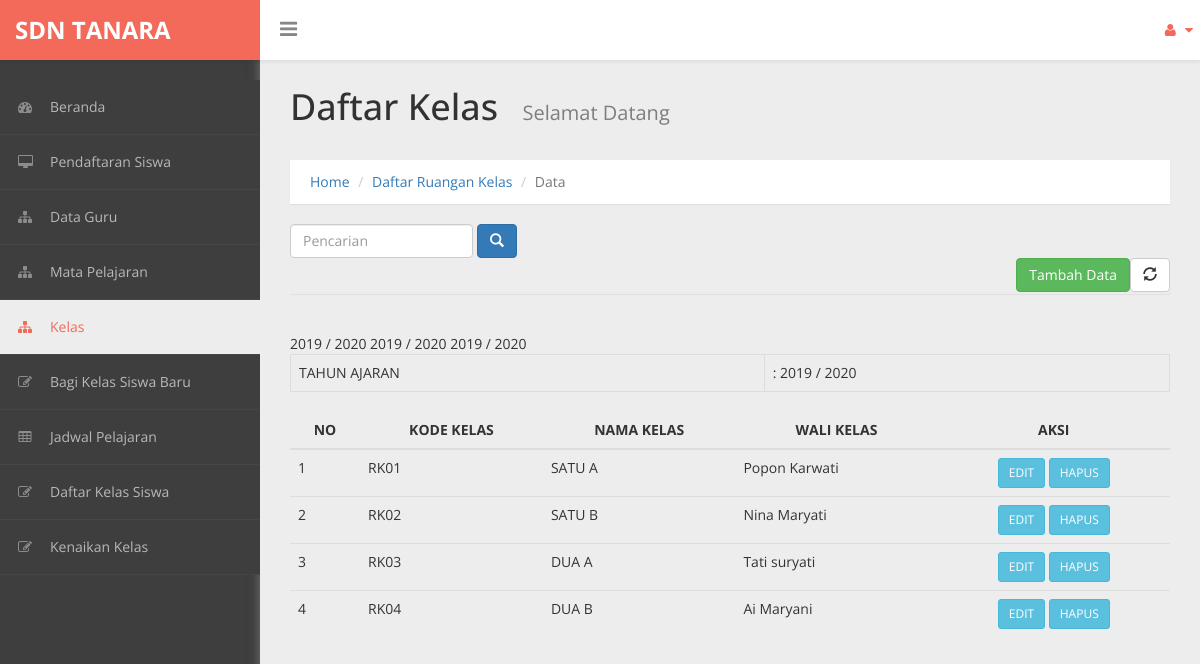
The page /admin/daftar_ruang.php on the database its author committed.
### tables this page shows
CREATE TABLE `ruang` (
  `kd_ruang` varchar(6) NOT NULL,
  `nama_ruang` varchar(20) NOT NULL,
  `nip` varchar(32) NOT NULL,
  `thnajar` varchar(20) NOT NULL
);

CREATE TABLE `guru` (
  `nip` varchar(32) NOT NULL,
  `nama_guru` varchar(30) NOT NULL,
  `tempatlhr` varchar(20) NOT NULL,
  `tgllahir` date NOT NULL,
  `alamat` text NOT NULL,
  `gender` enum('LAKI-LAKI','PEREMPUAN') NOT NULL,
  `agama` enum('ISLAM','KRISTEN','BUDHA','HINDU','KHONG HU CHU') NOT NULL,
  `nope` varchar(13) NOT NULL,
  `mapel` varchar(30) NOT NULL
);

### admin/daftar_ruang.php (the view, shortened to what this page needs)
<!DOCTYPE html>
<html xmlns="http://www.w3.org/1999/xhtml">
<head>
    <link href="../assets/css/bootstrap.css" rel="stylesheet" />
    <link href="../assets/css/font-awesome.css" rel="stylesheet" />
    <link href="../assets/css/custom-styles.css" rel="stylesheet" />
</head>
<body>
    <div id="wrapper">
        <nav class="navbar navbar-default top-navbar" role="navigation">
            <div class="navbar-header">
                <a class="navbar-brand" href="index.php"><strong>SDN TANARA</strong></a>
				<div id="sideNav" href="">
		          <i class="fa fa-bars icon"></i>
		      </div>
            </div>
            <ul class="nav navbar-top-links navbar-right">
                <li class="dropdown">
                    <a class="dropdown-toggle" data-toggle="dropdown" href="#" aria-expanded="false">
                        <i class="fa fa-user fa-fw"></i> <i class="fa fa-caret-down"></i>
                    </a>
                </li>
            </ul>
        </nav>
        <nav class="navbar-default navbar-side" role="navigation">
            <div class="sidebar-collapse">
                <ul class="nav" id="main-menu">
                    <li>
                        <a href="index.php"><i class="fa fa-dashboard"></i>Beranda</a>
                    </li>
                    <li>
                        <a href="daftar_pend.php"><i class="fa fa-desktop"></i>Pendaftaran Siswa</a>
                    </li>
                    <li>
                        <a href="daftar_guru.php"><i class="fa fa-sitemap"></i>Data Guru</a>
                    </li>
                    <li>
                        <a href="daftar_mapel.php"><i class="fa fa-sitemap"></i>Mata Pelajaran</a>
                    </li>
                     <li>
                        <a href="daftar_ruang.php" class="active-menu"><i class="fa fa-sitemap"></i>Kelas</a>
                    </li>
                    <li>
                        <a href="daftar_walikelas.php"><i class="fa fa-edit"></i>Bagi Kelas Siswa Baru</a>
                    </li>
                    <li>
                        <a href="daftar_jadwal.php"><i class="fa fa-table"></i>Jadwal Pelajaran</a>
                    </li>
                    <li>
                        <a href="daftar_siswa.php"><i class="fa fa-edit"></i>Daftar Kelas Siswa</a>
                    </li>
                    <li>
                        <a href="daftar_kenaikan.php"><i class="fa fa-edit"></i>Kenaikan Kelas</a>
                    </li>
                </ul>
            </div>
        </nav>
        <div id="page-wrapper">
		  <div class="header">
                        <h1 class="page-header">
                           Daftar Kelas <small>Selamat Datang</small>
                        </h1>
						<ol class="breadcrumb">
					  <li><a href="index.php">Home</a></li>
					  <li><a href="#">Daftar Ruangan Kelas</a></li>
					  <li class="active">Data</li>
					</ol>
            <div class="panel-tools">
                <form class="form-inline" action="" method="post">
                    <div class="form-group">
                        <input type="text" name="pencarian" class="form-control" placeholder="Pencarian">
                    </div>
                    <div class="form-group">
                        <button type="submit" class="btn btn-primary"><span class="glyphicon glyphicon-search " aria-hidden="true"></span></button>
                    </div>
                </form>
                <a href="" class="btn btn-default pull-right"><i class="glyphicon glyphicon-refresh"></i></a>
                <a class="btn btn-success pull-right" href="ruang.php">Tambah Data</a>
            </div>
        </div>
            <div id="page-inner">
    			<div class="row">
    			  <div class="col-md-12">
    			<div class="panel panel-default">
				</div>
			</div>
				</div>
    <div class="box box-success">
        <form action="aksi_ruang.php" method="POST" class="form-horizontal">
            <div class="box-header with-border">
                 <table class="table table-bordered"><br>
                <tr>
                    <td>TAHUN AJARAN </td>
                    <td> :
                        <?php
                        include '../koneksi.php';
                            $data = mysqli_query($koneksi, "SELECT * FROM ruang");
                            while($d = mysqli_fetch_array($data)) {
                        ?>
                       <?php echo $d['thnajar']?>
                    </td>
                </tr>
                <?php } ?>
            </table>
               <table class="table" id="datatables"><thead>
                <tr>
                        <th><center>NO</center></th>
                        <th><center>KODE KELAS</center></th>
                        <th><center>NAMA KELAS</center></th>
                        <th><center>WALI KELAS</center></th>
                        <th><center>AKSI</center></th>
                </tr></thead>
            <tbody>
                    <?php
                    include '../koneksi.php';
                    $data=mysqli_query($koneksi,"SELECT * from ruang
                        INNER JOIN guru ON ruang.nip = guru.nip
                        ");
                    $i=0;
                    while($d=mysqli_fetch_array($data)){
                        $i++;
                    ?>
                    <tr>
                        <td><?php echo $i?></td>
                        <td><?php echo $d['kd_ruang']?></td>
                        <td><?php echo $d['nama_ruang']?></td>
                        <td><?php echo $d['nama_guru']?></td>
                        <td align="center">
                            <a class="btn btn-info btn-sm" href="tampil_ruang.php?kd_ruang=<?php echo $d['kd_ruang'];?>">EDIT</a>
                            <a name="hapus" href="ruang/hapus_ruang.php?kd_ruang=<?php echo $d['kd_ruang'];?>" onclick="return confirm('Yakin akan menghapus data?')" class="btn btn-info btn-sm">HAPUS</a>
                        </td>
                    </tr>
<?php } ?>
            </tbody>
               </table>
            </div>
         </form>
    </div>
  </div>
				</div>
            </div>
</body>
</html>

### assets/css/custom-styles.css (style rules this page uses)
body { font-family: 'Open Sans', sans-serif; background: #3E3E3E; }
#wrapper { width: 100%; }
#page-wrapper { padding: 15px 15px; min-height: 600px; background: #EDEDED; }
#page-inner { width:100%; margin:10px 20px 10px 0px; background-color:transparent; padding: 15px 30px; min-height:1200px; }
h1, .h1, h2, .h2, h3, .h3 { margin-top: 7px; margin-bottom: -5px; }
.navbar-side { z-index: 0; }
.panel { border-radius:0px; }
.navbar-side .nav > li > a > i { color: #8C8C8C;padding: 8px;width: 30px;text-align: center; }
.top-navbar { position: fixed; width: 100%; z-index: 300; -webkit-box-shadow: 0 3px 3px rgba(0, 0, 0, 0.05); -moz-box-shadow: 0 3px 3px rgba(0, 0, 0, 0.05); box-shadow: 0 3px 3px rgba(0, 0, 0, 0.05); }
.navbar-side { z-index: 1; position: fixed; width: 260px; top: 80px; }
#page-wrapper { position: relative; top: 55px; box-shadow: 0 0 10px #757575; -moz-box-shadow: 0 0 10px #757575; -webkit-box-shadow: 0 0 10px #757575; }
.breadcrumb { padding: 12px 10px 12px 20px; margin-bottom: 20px; list-style: none; border-radius: 0; -webkit-box-shadow: 0 1px 1px rgba(0,0,0,.05); box-shadow: 0 1px 1px rgba(0,0,0,.05);background: #fff; }
.page-header { margin: 0;border-bottom: 1px solid transparent;text-align: left;background-color: rgb(237, 237, 237);padding: 32px 22px 32px 0;color: #323232; }
.panel-default { border-color: #ECECEC; }
.header { margin: 0 30px; }
h1.page-header small { color: #7E7E7E; margin-left: 15px; font-size: 20px; }
i.fa.fa-bars { font-size: 20px; margin: 12px 0 0; }
.top-navbar { margin:0px; }
.top-navbar .navbar-brand { color: #fff;width: 260px;text-align: left;height: 60px;font-size: 24px;font-weight: 700;line-height: 30px;background: #F36A5A; }
.top-navbar .nav > li { position: relative; display: inline-block; margin: 0px; padding: 0px; }
.top-navbar .nav > li > a { position: relative; display: block; padding: 20px;color: #FFFFFF; margin: 0px; }
.active-menu, .active-menu i { background-color: #EDEDED !important; color: #F36A5A !important; }
.active-menu i { color: #F36A5A !important; }
.sidebar-collapse , .sidebar-collapse .nav { background:none; }
.sidebar-collapse .nav { padding:0; }
.sidebar-collapse .nav > li > a { color: #B8B8B8; background:transparent; text-shadow:none; font-size: 14px; }
.sidebar-collapse > .nav > li > a { padding: 12px 10px; }
.sidebar-collapse > .nav > li { border-bottom: 1px solid rgba(107, 108, 109, 0.19); }
.navbar-side { border:none; background: #3E3E3E; }
.top-navbar { background: #FFFFFF; border-bottom:none; }
.top-navbar .nav > li > a > i { margin-right: 2px; }
.navbar-default { border:0px solid black; }
.navbar-header { background: transparent; }
.nav > li > a > i { margin-right:10px; color: rgb(243, 106, 90); }
#sideNav { float: left; left: 0; z-index: 3; color: #868686; cursor:pointer; border-radius: 0; width: 14px; font-size: 48px; line-height: 0; margin: 7px 0 0 20px; }
@media (min-width:768px) { #page-wrapper { margin: 0 0 0 260px; padding: 0; min-height: 1200px; } }
@media (min-width:768px) { .navbar-side { width: 260px; z-index: 1; } }
@media (min-width:768px) { .navbar { border-radius: 0px; } }

### rows shown on the page
ruang: thnajar "2019 / 2020", kd_ruang "RK01", nama_ruang "SATU A", nip.nama_guru "Popon Karwati"
ruang: kd_ruang "RK02", nama_ruang "SATU B", nip.nama_guru "Nina Maryati"
ruang: kd_ruang "RK03", nama_ruang "DUA A", nip.nama_guru "Tati suryati"
ruang: kd_ruang "RK04", nama_ruang "DUA B", nip.nama_guru "Ai Maryani"
